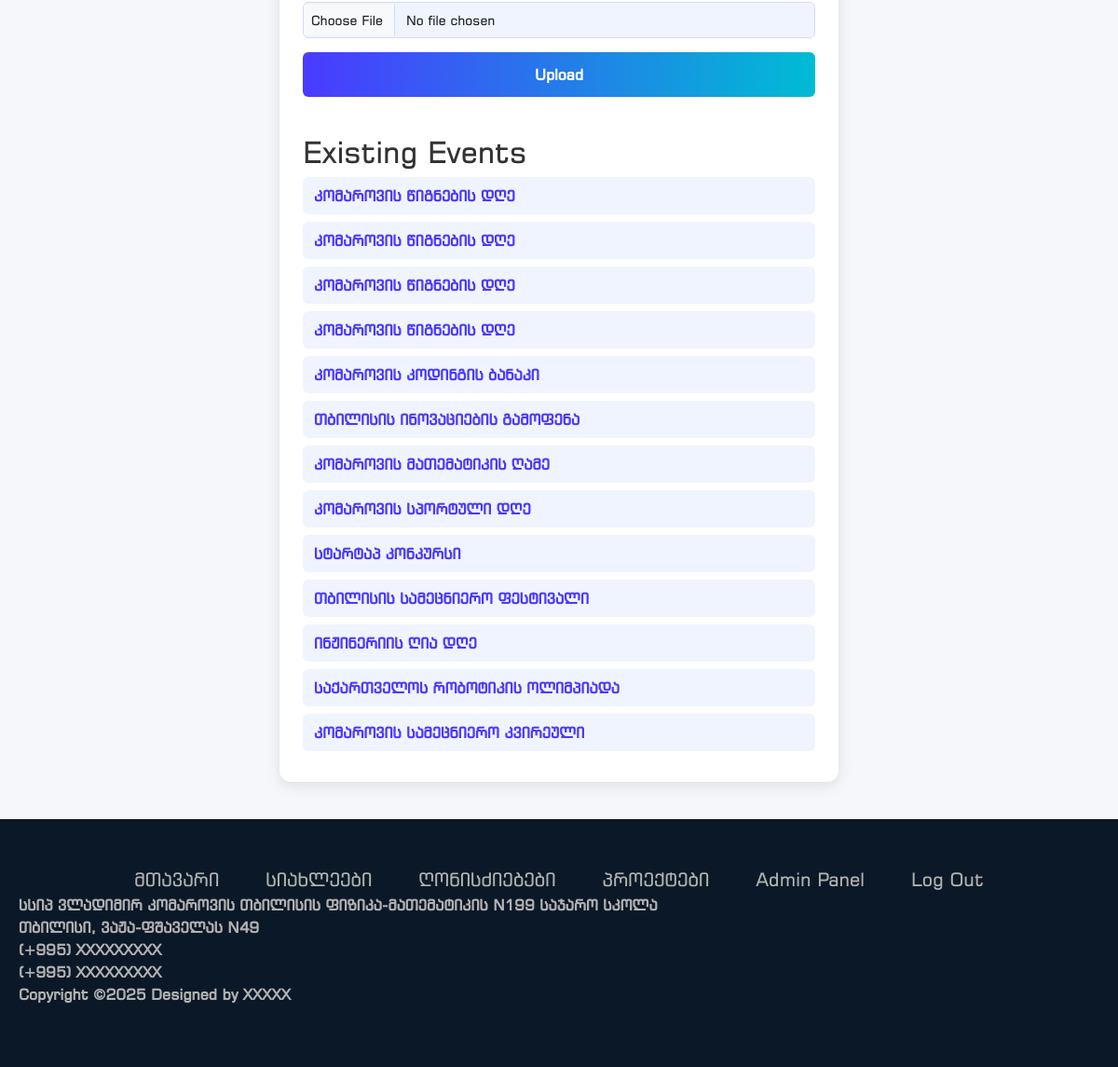
Page /adminpanel/events (signed in, lower part) on the earlier database version.
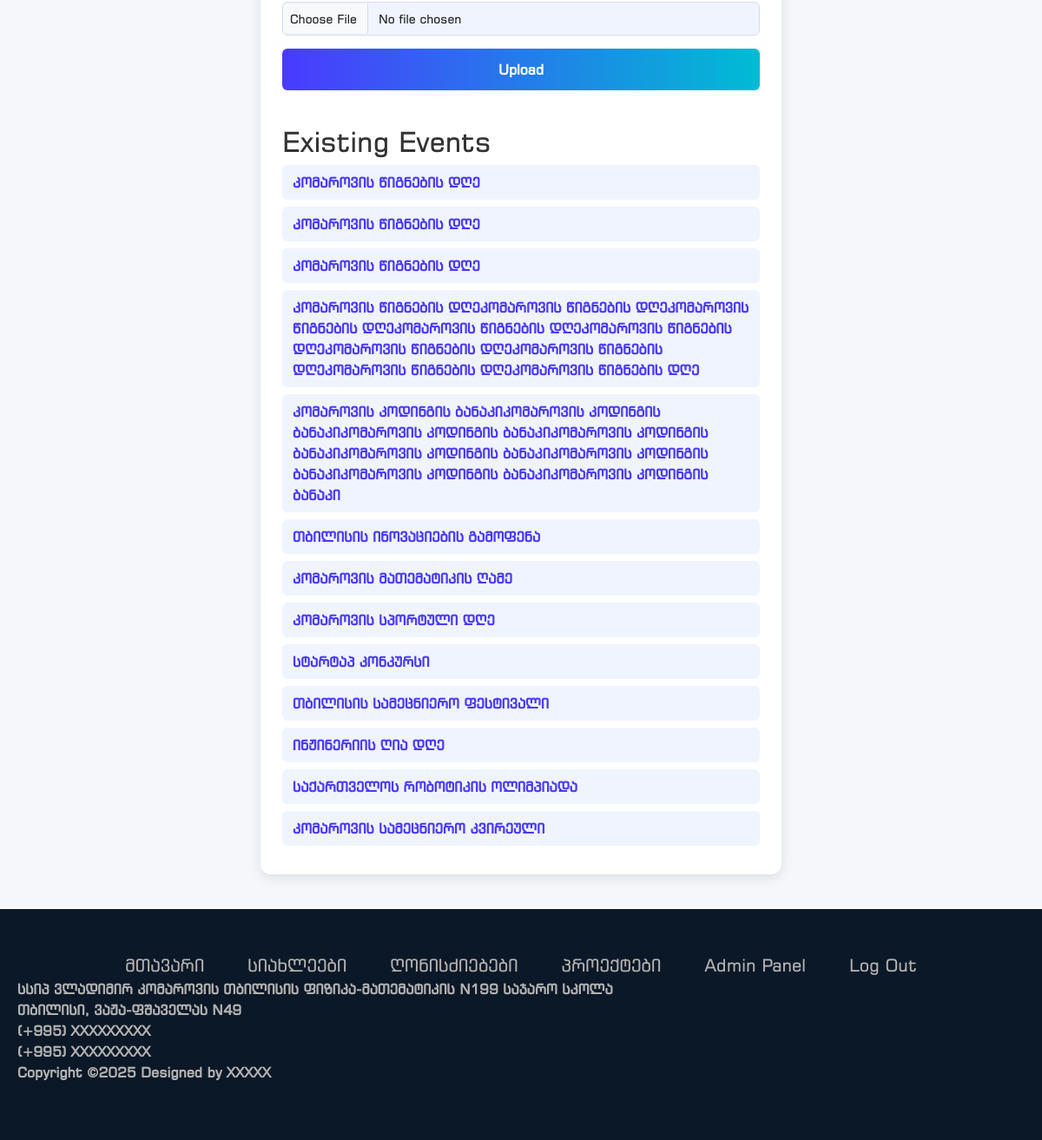
Same page on the later database version.
### models.py (models this page shows, shortened)
class Events(db.Model):
    id = db.Column(db.Integer, primary_key=True)
    title = db.Column(db.String(500), nullable=False)
    description = db.Column(db.Text)
    registration_link = db.Column(db.String(500))
    location = db.Column(db.String(500))
    image = db.Column(db.String(200))
    event_date = db.Column(db.DateTime)
    date_added = db.Column(db.DateTime, default=datetime.utcnow)

### routes.py (the view, shortened to what this page needs)
@app.route("/adminpanel/events", methods=['GET', 'POST'])
@login_required
def add_events():
    form = NewEvent()
    allEvents = Events.query.order_by(Events.date_added.desc())
    return render_template('add_events.html', form=form, events=allEvents)

### forms.py
class NewEvent(FlaskForm):
    title = StringField('Title', validators=[DataRequired(), Length(min=1, max=500)])
    description = StringField('Description', validators=[DataRequired()], widget=TextArea())
    registration_link = StringField("Registration Link", validators=[DataRequired()])
    location = StringField('location', validators=[DataRequired(), Length(min=1, max=500)])
    image = FileField('Image', validators=[FileAllowed(['jpg', 'jpeg', 'png', 'gif'], 'Images only!')])
    event_date = DateField('Date', format='%Y-%m-%d', validators=[DataRequired()])
    submit = SubmitField('Upload')

### models.py (called while the page is built)
@login_manager.user_loader
def load_user(user_id):
    return User.query.get(user_id)

### templates/add_events.html (shortened to what this page needs)
{% extends "base.html" %} {% block head %}
<link
  rel="stylesheet"
  href="{{ url_for('static', filename='css/add_events.css') }}"
/>
{% endblock %} {% block content %}
<div class="form-container">
  <form method="POST" action="" enctype="multipart/form-data">
    <div class="form-group">
      {{ form.image(class="form-control") }}
    </div>
    {{ form.submit(class="btn-submit") }}
  </form>
  <div class="events-list">
    <h2>Existing Events</h2>
    {% for event in events %}
    <a href="{{ url_for('update_event', id=event.id) }}">{{ event.title }}</a>
    {% endfor %}
  </div>
</div>
{% endblock %}

Differences in the rows shown:
changed Events: title "კომაროვის წიგნების დღე" → "კომაროვის წიგნების დღეკომაროვის წიგნების დღეკომაროვის წიგნების დღეკომაროვის წიგნების დღეკომაროვის წიგნების დღეკომაროვის წიგნების დღეკომაროვის წიგნების დღეკომაროვის წიგნების დღეკომაროვის წიგნების დღე"
changed Events: title "კომაროვის კოდინგის ბანაკი" → "კომაროვის კოდინგის ბანაკიკომაროვის კოდინგის ბანაკიკომაროვის კოდინგის ბანაკიკომაროვის კოდინგის ბანაკიკომაროვის კოდინგის ბანაკიკომაროვის კოდინგის ბანაკიკომაროვის კოდინგის ბანაკიკომაროვის კოდინგის ბანაკი"
